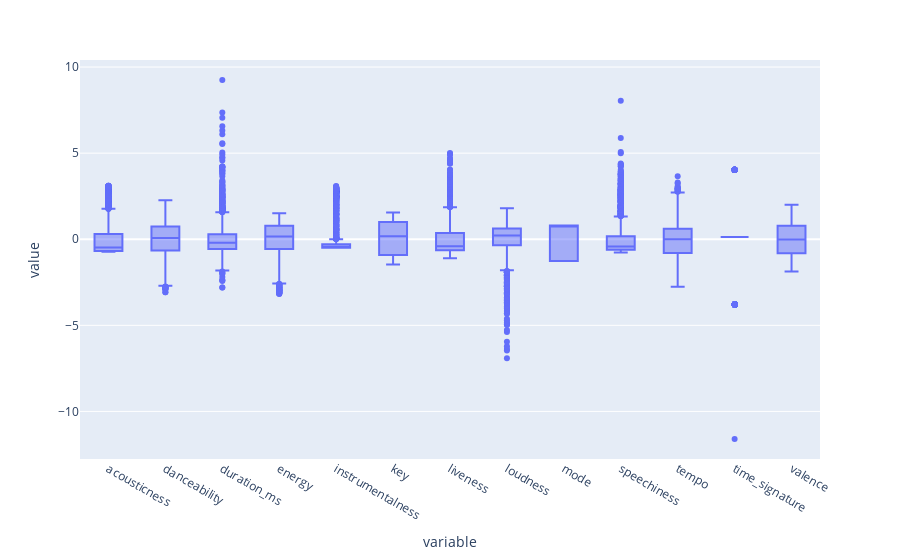

Notebook source saved alongside this figure:
### Code cell
fig = px.box(X_scaled)
fig.show()

### Figure 1 — Plotly figure (JSON) as saved in the notebook; plotly's stock layout.template omitted (floating-point values rounded to 4 significant figures; data arrays with more than 128 entries replaced by an {"elided": "..."} marker saying what was removed)
{"data": [{"alignmentgroup": "True", "hovertemplate": "variable=%{x}<br>value=%{y}<extra></extra>", "legendgroup": "", "marker": {"color": "#636efa"}, "name": "", "notched": false, "offsetgroup": "", "orientation": "v", "showlegend": false, "type": "box", "x": {"elided": "26221 str values"}, "x0": " ", "xaxis": "x", "y": {"elided": "26221 float values"}, "y0": " ", "yaxis": "y"}], "layout": {"boxmode": "group", "legend": {"tracegroupgap": 0}, "margin": {"t": 60}, "xaxis": {"anchor": "y", "domain": [0, 1], "title": {"text": "variable"}}, "yaxis": {"anchor": "x", "domain": [0, 1], "title": {"text": "value"}}}}
